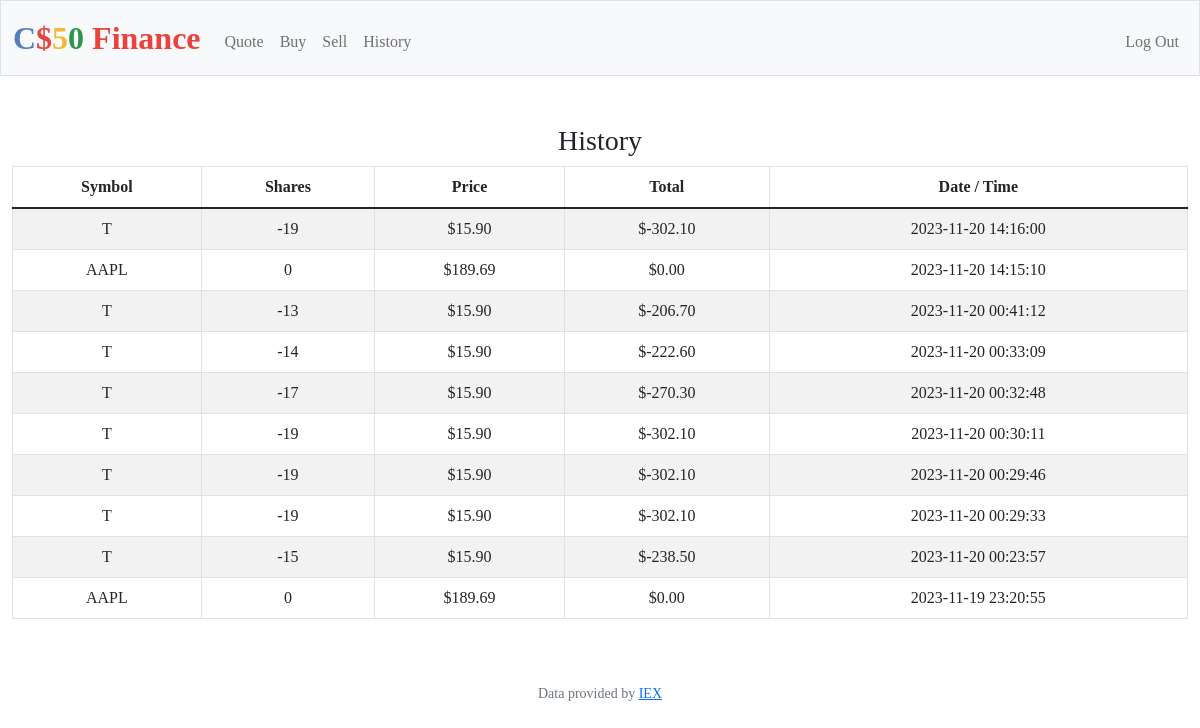
Page /history (signed in) on the committed database.
### tables this page shows
CREATE TABLE transactions(
id INTEGER PRIMARY KEY AUTOINCREMENT,
user_id INTEGER NOT NULL,
symbol TEXT NOT NULL,
shares INTEGER NOT NULL,
price NUMERIC NOT NULL,
timestamp DATETIME DEFAULT CURRENT_TIMESTAMP,
FOREIGN KEY (user_id) REFERENCES users(id)
);

### app.py (the view)
@app.route("/history")
@login_required
def history():
    transactions = db.execute(
        "SELECT * FROM transactions WHERE user_id = :user_id ORDER BY timestamp DESC",
        user_id=session["user_id"],
    )
    return render_template("history.html", transactions=transactions)

### app.py (called while the page is built)
@app.after_request
def after_request(response):
    response.headers["Cache-Control"] = "no-cache, no-store, must-revalidate"
    response.headers["Expires"] = 0
    response.headers["Pragma"] = "no-cache"
    return response

### helpers.py (called while the page is built)
def login_required(f):
    @wraps(f)
    def decorated_function(*args, **kwargs):
        if session.get("user_id") is None:
            return redirect("/login")
        return f(*args, **kwargs)
    return decorated_function

def usd(value):
    return f"${value:,.2f}"

### templates/history.html (shortened to what this page needs)
{% extends "layout.html" %}
{% block main %}
    <h3>History</h3>
    <table class="table table-bordered table-striped">
        <thead class="thead-light">
            <tr>
                <th>Symbol</th>
                <th>Shares</th>
                <th>Price</th>
                <th>Total</th>
                <th>Date / Time</th>
            </tr>
        </thead>
        <tbody>
            {% for transaction in transactions %}
                <tr>
                    <td>{{ transaction.symbol }}</td>
                    <td>{{ transaction.shares }}</td>
                    <td>{{ transaction.price|usd }}</td>
                    <td>{{ (transaction.price * transaction.shares)|usd }}</td>
                    <td>{{ transaction.timestamp }}</td>
                </tr>
            {% endfor %}
        </tbody>
    </table>
{% endblock %}

### static/styles.css (style rules this page uses)
body { font-family: 'Times New Roman', Times, serif }

### rows in the picture
transactions: (transaction.price*transaction.shares)|usd "$-302.10"
transactions: (transaction.price*transaction.shares)|usd "$0.00"
transactions: (transaction.price*transaction.shares)|usd "$-206.70"
transactions: (transaction.price*transaction.shares)|usd "$-222.60"
transactions: (transaction.price*transaction.shares)|usd "$-270.30"
transactions: (transaction.price*transaction.shares)|usd "$-302.10"
transactions: (transaction.price*transaction.shares)|usd "$-302.10"
transactions: (transaction.price*transaction.shares)|usd "$-302.10"
transactions: (transaction.price*transaction.shares)|usd "$-238.50"
transactions: (transaction.price*transaction.shares)|usd "$0.00"
